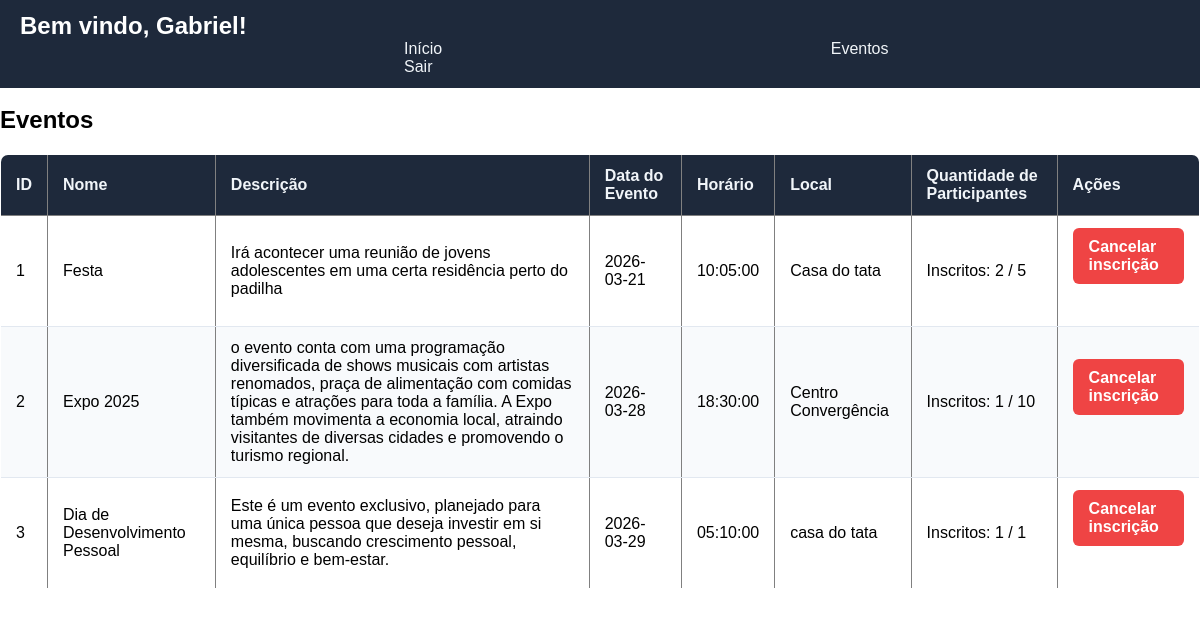
Before: /view/index.php (signed in) with the older database file.
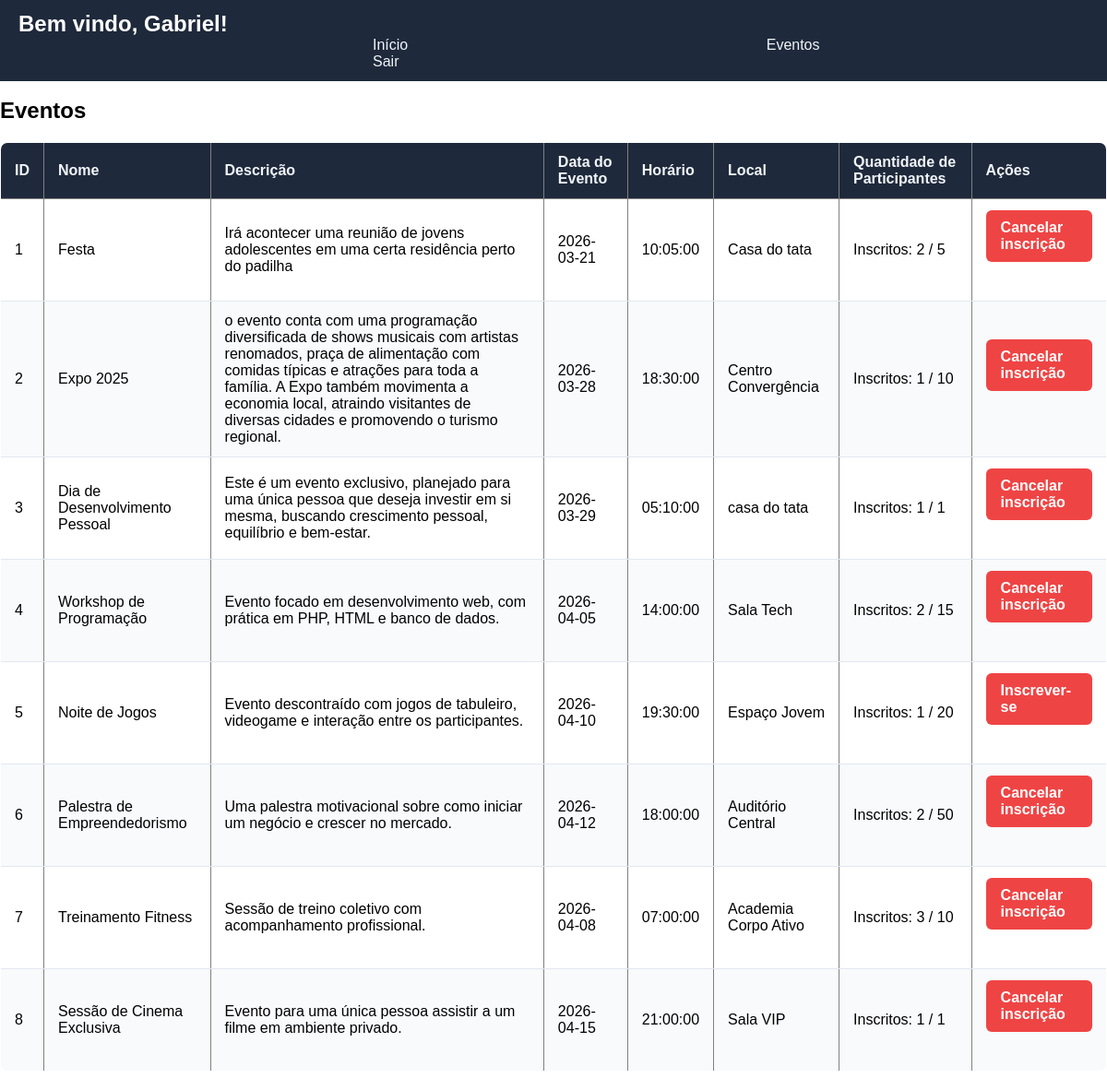
After: the same page with the newer database file.
### tables this page shows
CREATE TABLE `eventos` (
  `id` int(11) NOT NULL,
  `nome` varchar(255) NOT NULL,
  `descricao` text NOT NULL,
  `data_evento` date NOT NULL,
  `horario` time NOT NULL,
  `local_evento` varchar(255) NOT NULL,
  `max_participantes` int(11) NOT NULL
);

### controller/eventoscontroller.php (called while the page is built, shortened)
<?php
require_once "../Model/EventosModel.php";
class EventosController
{
    private $EventosModel;
private $pdo;
    public function __construct($pdo)
    {
    $this->EventosModel = new EventosModel($pdo);
    $this->pdo = $pdo;
    }
  public function alistar()
    {
        $eventos = $this->EventosModel->buscarTodos();
        $pdo = $this->pdo;
        include_once __DIR__ . "/../listagem/nada.php";
        return $eventos;
    }
}

### model/eventosmodel.php (called while the page is built, shortened)
<?php
class EventosModel
{
    private $pdo;
    public function __construct(PDO $pdo)
    {
        $this->pdo = $pdo;
    }
    public function buscarTodos(): array
    {
        $stmt = $this->pdo->query('SELECT * FROM eventos');
        return $stmt->fetchAll(PDO::FETCH_ASSOC);
    }
    }

### listagem/nada.php (the view, shortened to what this page needs)
<?php
require_once "../db/database.php";
echo "<section id='eventos'>";
echo "<br>";
echo "<h1>Eventos</h1>";
echo "<link rel='stylesheet' href='../style.css'>";
echo "<table border='1' cellpadding='5' cellspacing='0'>";
echo "<thead>
        <tr>
            <th>ID</th>
            <th>Nome</th>
            <th>Descrição</th>
            <th>Data do Evento</th>
            <th>Horário</th>
            <th>Local</th>
            <th>Quantidade de Participantes</th>
            <th>Ações</th>
        </tr>
      </thead>
      <tbody>";
foreach($eventos as $evento){
    $id = $evento['id'];
    echo "<tr>";
    echo "<td>{$id}</td>";
    echo "<td>{$evento['nome']}</td>";
    echo "<td>{$evento['descricao']}</td>";
    echo "<td>{$evento['data_evento']}</td>";
    echo "<td>{$evento['horario']}</td>";
    echo "<td>{$evento['local_evento']}</td>";
    $stmtCount = $pdo->prepare("SELECT COUNT(*) as total_inscritos FROM inscricoes WHERE id_evento = ?");
    $stmtCount->execute([$evento['id']]);
    $totalInscritos = $stmtCount->fetch()['total_inscritos'];
    echo "<td>";
    echo "Inscritos: {$totalInscritos} / {$evento['max_participantes']}";
    echo "</td>";
    $usuario_id = $_SESSION['usuario_id'];
    $stmt = $pdo->prepare("SELECT * FROM inscricoes WHERE id_usuario = ? AND id_evento = ?");
    $stmt->execute([$usuario_id, $evento['id']]);
    $jaInscrito = $stmt->rowCount() > 0;
    echo "<td>";
    if ($jaInscrito) {
        echo "<a href='../view/desinscrever.php?id={$evento['id']}' class='btn cancelar'
                 onclick=\"return confirm('Deseja sair deste evento?')\">
                 Cancelar inscrição
              </a>";
    } elseif ($totalInscritos >= $evento['max_participantes']) {
        echo "<span class='evento-lotado'>Evento lotado</span>";
    } else {
        echo "<a href='../view/inscrever.php?id={$evento['id']}' class='btn participar' >
                 Inscrever-se
              </a>";
    }
    echo "</td>";
    echo "</tr>";
}
echo "</tbody></table>";
echo "</section>";
?>

### view/index.php (shortened to what this page needs)
<?php
require_once "../controller/eventoscontroller.php";
require_once "../db/database.php";
$coisa = $_SESSION['usuario_nome'] ;
?>
<!DOCTYPE html>
<html lang="en">
<head>
    <link rel="stylesheet" href="../style.css">
</head>
<body>
    <nav>
        <h2>Bem vindo, <?= $coisa ?>!</h2>
        <a href="index.php">Início</a>
        <a href="#eventos">Eventos</a>
        <a href="logout.php">Sair</a>
    </nav>
<?php
$EventosController = new EventosController($pdo);
$eventos = $EventosController->alistar();
?>
</body>
</html>

### style.css (style rules this page uses)
* { margin: 0; padding: 0; box-sizing: border-box; font-family: Arial, sans-serif; }
nav { background: #1e293b; padding: 12px 20px; color: white; }
nav a { color: #f1f5f9; text-decoration: none; font-weight: 500; transition: 0.3s; margin-left: 48vh; }
table { width: 100%; border-collapse: collapse; margin: 20px 0; background: #ffffff; border-radius: 8px; overflow: hidden; }
table thead { background: #1e293b; color: #f1f5f9; }
table th, table td { padding: 12px 15px; text-align: left; }
table tbody tr { border-bottom: 1px solid #e2e8f0; transition: 0.2s; }
table tbody tr:nth-child(even) { background: #f8fafc; }
a { text-decoration: none; }

### view/index.php (style rules this page uses)
table a { display: inline-block; margin-bottom: 30px; padding: 10px 16px; background: #ef4444; color: white; text-decoration: none; border-radius: 6px; font-weight: bold; transition: 0.3s; }

Changed rows visible on the page:
added eventos: id "4", nome "Workshop de Programação", descricao "Evento focado em desenvolvimento web, com prática em PHP, HTML e banco de dados.", data_evento "2026-04-05", horario "14:00:00", local_evento "Sala Tech", totalInscritos "2", max_participantes "15"
added eventos: id "5", nome "Noite de Jogos", descricao "Evento descontraído com jogos de tabuleiro, videogame e interação entre os participantes.", data_evento "2026-04-10", horario "19:30:00", local_evento "Espaço Jovem", totalInscritos "1", max_participantes "20"
added eventos: id "6", nome "Palestra de Empreendedorismo", descricao "Uma palestra motivacional sobre como iniciar um negócio e crescer no mercado.", data_evento "2026-04-12", horario "18:00:00", local_evento "Auditório Central", totalInscritos "2", max_participantes "50"
added eventos: id "7", nome "Treinamento Fitness", descricao "Sessão de treino coletivo com acompanhamento profissional.", data_evento "2026-04-08", horario "07:00:00", local_evento "Academia Corpo Ativo", totalInscritos "3", max_participantes "10"
added eventos: id "8", nome "Sessão de Cinema Exclusiva", descricao "Evento para uma única pessoa assistir a um filme em ambiente privado.", data_evento "2026-04-15", horario "21:00:00", local_evento "Sala VIP", totalInscritos "1", max_participantes "1"
